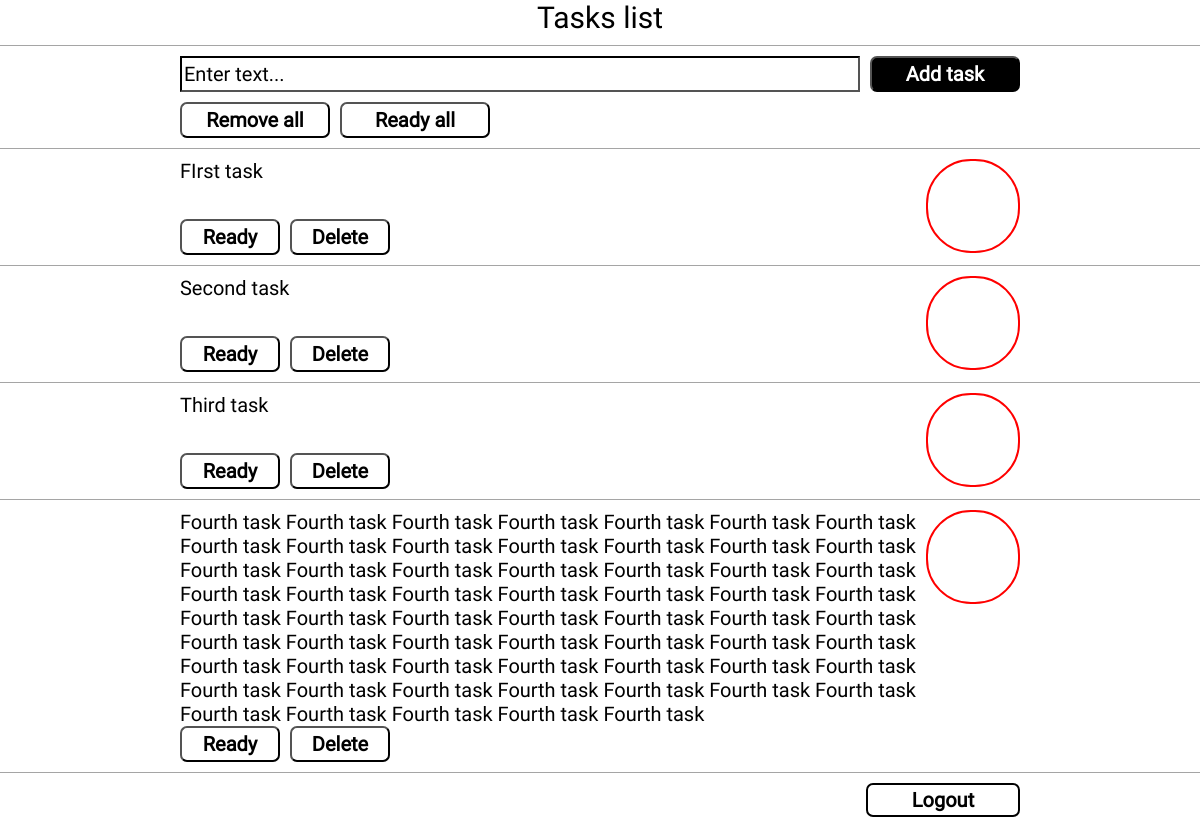
The page / (signed in) on the database its author committed.
### tables this page shows
CREATE TABLE `tasks` (
  `id` int(11) NOT NULL,
  `user_id` int(11) NOT NULL,
  `description` text NOT NULL,
  `created_at` datetime NOT NULL,
  `status` tinyint(1) NOT NULL
);

### index.php (called while the page is built, shortened)
<?php session_start();
        $controller = new controller($_SESSION['id']);
        $tasks = $controller->show_tasks($_SESSION['id']);
        include 'views/index.php';
    ?>

### controllers/controller.php (called while the page is built, shortened)
<?php
    class controller
    {
        protected $tasks_actions;
        public function __construct($user_id)
        {
            $this->tasks_actions = new tasks_actions();
        }
        public function show_tasks($user_id)
        {
            if($user_id != 'na')
            {
                $tasks = $this->tasks_actions->show_tasks($user_id);
                return $tasks;
            }
            else
            {
                return 0;
            }
        }
    }
?>

### models/database.php (called while the page is built, shortened)
<?php
    abstract class database
    {
        public function __construct()
        {
            $host = '127.0.0.1';
            $db   = 'tasks';
            $user = 'root';
            $pass = '';
            $charset = 'utf8';
            $dsn = "mysql:host=$host;dbname=$db;charset=$charset";
            $opt =
            [
                PDO::ATTR_ERRMODE            => PDO::ERRMODE_EXCEPTION,
                PDO::ATTR_DEFAULT_FETCH_MODE => PDO::FETCH_ASSOC,
                PDO::ATTR_EMULATE_PREPARES   => false,
            ];
            $pdo = new PDO($dsn, $user, $pass, $opt);
            $this->pdo = $pdo;
        }
    }
?>

### models/tasks_actions.php (called while the page is built, shortened)
<?php
    class tasks_actions extends database
    {
        public function show_tasks($user_id)
        {
            $show_tasks_sql = "SELECT * FROM `tasks` WHERE `user_id` = :user_id
                ORDER BY `tasks`.`created_at`  DESC";
            $show_tasks_query = $this->pdo->prepare($show_tasks_sql);
            $show_tasks_query->bindParam(':user_id', $user_id);
            $show_tasks_query->execute();
            $out = array();
            foreach($show_tasks_query as $row)
            {
                $out[] = $row;
            }
            return $out;
        }
    }
?>

### views/task.php (the view)
<div class = "tasks">
    <?php
        foreach($tasks as $task)
        {
    ?>
            <div class = "block_task">
                <div class = "left_part">
                    <div class = "task_text"><?php echo htmlspecialchars($task['description'], ENT_QUOTES); ?></div>
                    <div class = "task_buttons">
                        <form method = "POST">
                            <button type = "submit" value = "<?php echo $task['id']; ?>"
                                name = "ready_task_button"><?php if($task['status'] == 1) echo 'Unready';
                                    else echo 'Ready'; ?></button>
                        </form>
                        <form method = "POST">
                            <button type = "submit" name = "remove_task_button"
                                value = "<?php echo $task['id']; ?>">Delete</button>
                        </form>
                    </div>
                </div>
                <div class = "right_part">
                    <div class = "task_circle_<?php if($task['status'] == 1) echo 'green'; else echo 'red'; ?>"></div>
                </div>
            </div>
            <div class="border"></div>
    <?php
        }
    ?>
    </div>

### views/markup_start.php (shortened to what this page needs)
<!DOCTYPE html>
<html lang="en">
<head>
    <link rel="stylesheet" href="css/style.css">
</head>
<body>

### views/index.php
<?php
    include 'markup_start.php';
    if($_SESSION['id'] == 'na' || $_SESSION['id'] == NULL)
    {
        include 'auth.php';
        if($auth == 1)
        {
            include 'incorrect_password.php';
        }
    }
    else
    {
        include 'header.php';
        include 'add_tasks.php';
        if($tasks)
        {
            include 'task.php';
        }
        include 'logout.php';
    }
    include 'markup_end.php';
?>

### views/header.php
<div class = "header">Tasks list</div>
<div class = "border"></div>

### views/add_tasks.php
<div class = "add_task">
    <div class = "add_task_first_line">
        <form method = "POST">
            <input type = "text" name = "add_task_text" placeholder = "Enter text...">
            <button type = "submit" name = "add_task_button" value = "1">Add task</button>
        </form>
    </div>
    <div class = "add_task_second_line">
        <form method = "POST">
            <button type = "submit" name = "remove_all_tasks_button" value = "1">Remove all</button>
        </form>
        <form method = "POST">
            <button type = "submit" name = "ready_all_tasks_button" value = "1">Ready all</button>
        </form>
    </div>
</div>
<div class = "border"></div>

### views/logout.php
<a href=?exit=1 class=exit_button>Logout</a>

### css/style.css (style rules this page uses)
body { margin: 0px; font-family: "Roboto"; }
.header { font-size: 30px; text-align: center; }
.border { width: 100%; height: 1px; background-color:rgb(165, 165, 165); margin-bottom: 10px; margin-top: 10px; }
.add_task_first_line { margin-left: 15%; margin-right: 15%; }
.add_task_first_line > form { display: flex; justify-content: space-between; }
.add_task_first_line > form > input { height: 30px; border-radius: 0px; font-size: 20px; border-color:rgb(0, 0, 0); font-family: "Roboto"; width: 80%; margin-right: 10px; }
.add_task_first_line > form > input::placeholder { color:rgb(0, 0, 0); font-family: "Roboto"; }
.add_task_first_line > form > button { height: 36px; border-radius: 7px; font-size: 20px; border-color:rgb(0, 0, 0); background-color: rgb(0, 0, 0); color: rgb(255, 255, 255); font-weight: bold; font-family: "Roboto"; width: 150px; }
.add_task_second_line { margin-top: 10px; display: flex; justify-content: left; margin-left: 15%; margin-right: 15%; }
.add_task_second_line > form > button { font-weight: bold; height: 36px; border-radius: 7px; font-size: 20px; border-color:rgb(0, 0, 0); background-color:rgb(255, 255, 255); color: rgb(0, 0, 0); font-family: "Roboto"; width: 150px; }
.add_task_second_line > form > button:nth-child(1) { margin-right: 10px; }
.block_task { display: flex; justify-content: space-between; }
.left_part { margin-left: 15%; }
.task_text { font-size: 20px; min-height: 60px; }
.task_buttons { display: flex; }
.task_buttons > form > button { font-weight: bold; height: 36px; border-radius: 7px; font-size: 20px; border-color:rgb(0, 0, 0); background-color:rgb(255, 255, 255); color: rgb(0, 0, 0); font-family: "Roboto"; width: 100px; }
.task_buttons > form > button:nth-child(1) { margin-right: 10px; }
.right_part { margin-right: 15%; }
.task_circle_green, .task_circle_red { height: 90px; width: 90px; border: 2px solid black; border-radius: 45px; }
.task_circle_red { border: 2px solid red; }
.exit_button { display: block; width: 150px; height: 27px; border: 2px solid black; text-align: center; font-size: 20px; border-radius: 7px; font-family: "Roboto"; text-decoration: none; color: black; font-weight: bold; padding-top: 3px; float: right; margin-right: 15%; }

### rows shown on the page
tasks: description "FIrst task", $task['id'] 111 (drawn), status "Ready"
tasks: description "Second task", $task['id'] 112 (drawn), status "Ready"
tasks: description "Third task", $task['id'] 113 (drawn), status "Ready"
tasks: description "Fourth task Fourth task Fourth task Fourth task Fourth task Fourth task Fourth task Fourth task Fourth task Fourth task Fourth task Fourth task Fourth task Fourth task Fourth task Fourth task Fourth task Fourth task Fourth task Fourth task Fourth task Fourth task Fourth task Fourth task Fourth task Fourth task Fourth task Fourth task Fourth task Fourth task Fourth task Fourth task Fourth task Fourth task Fourth task Fourth task Fourth task Fourth task Fourth task Fourth task Fourth task Fourth task Fourth task Fourth task Fourth task Fourth task Fourth task Fourth task Fourth task Fourth task Fourth task Fourth task Fourth task Fourth task Fourth task Fourth task Fourth task Fourth task…", $task['id'] 114 (drawn), status "Ready"
